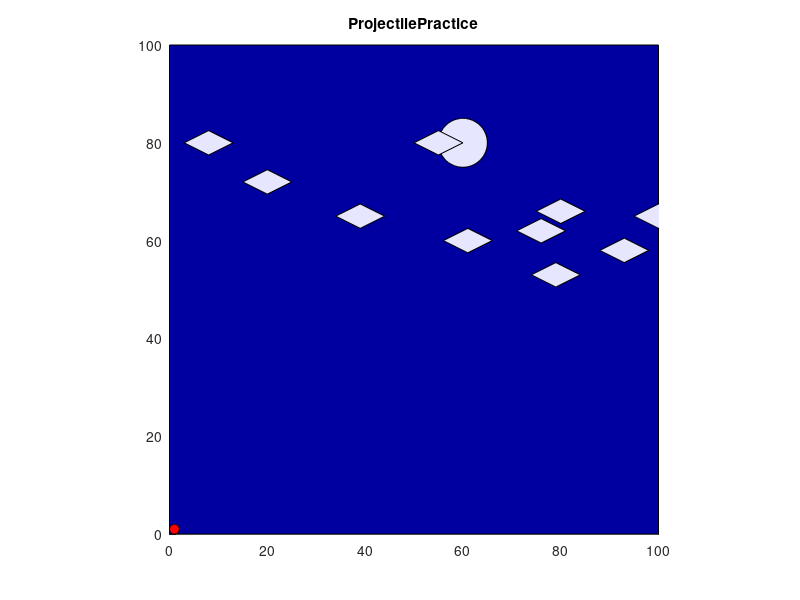

MATLAB code for this plot:
close all;
figure;
axis equal;
hold on;
title('ProjectilePractice');

%% Generating the landscape
ball_radius = 2;
background = rectangle('Position',[0, 0, 100, 100],'FaceColor', [0 0 160/255]);
axis([0 100 0 100]);
moon = rectangle('Position',[55, 75, 10, 10],'FaceColor', [0.9 0.9 1], 'Curvature', [1 1]);
ball = rectangle('Position',[0, 0, ball_radius, ball_radius],'FaceColor', 'r', 'Curvature', [1 1]);


%% Generating the target
for a = 1:10
    ym = randi([50 80]);
    xm = randi([0 100]);
    x_ship = [xm xm+5 xm xm-5];
    y_ship = [ym-2.5 ym ym+2.5 ym];
    ship = fill(x_ship, y_ship, [0.9 0.9 1]);
end

%% Getting input angle from player
[x_input, y_input] = ginput(1);
vector_length = sqrt((x_input ^ 2) + (y_input ^ 2));
x_input = x_input / vector_length;
y_input = y_input / vector_length;
%% Computing the path of the projectile and the ship
for i = 0:100
    
    %% ship movement
    x_ship = [i i+5 i i-5];
    set(ship, 'XData', x_ship, 'YData', y_ship);
    
    %% projectile movement
    x_projectile = x_input * i/2;
    y_projectile = (y_input*i/2) + (0.5 * 10 * (i/2 ^ 2));
    set(ball, 'Position', [x_projectile, y_projectile ball_radius ball_radius]);
    pause(0.1);
end